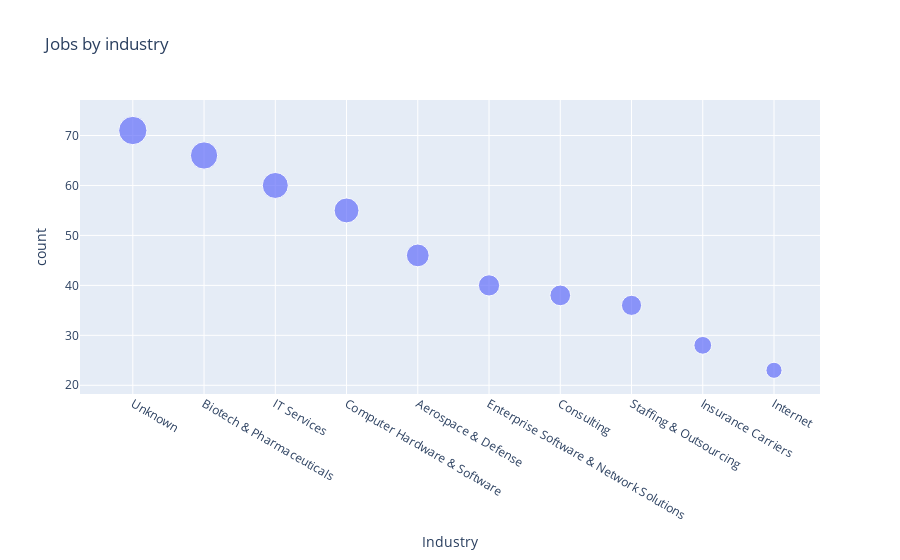

The code cell stored with this chart in its notebook:
### Code cell
fig.update_geos(
    visible=False, resolution=50, scope="usa",
    showcountries=True, countrycolor="Black",
    showsubunits=True, subunitcolor="Blue"
)

### Figure 1 — Plotly figure (JSON) as saved in the notebook; plotly's stock layout.template omitted (floating-point values rounded to 4 significant figures)
{"data": [{"hovertemplate": "Industry=%{x}<br>count=%{y}<br>percent=%{marker.size}<extra></extra>", "legendgroup": "", "marker": {"color": "#636efa", "size": [10.76, 10, 9.091, 8.333, 6.97, 6.061, 5.758, 5.455, 4.242, 3.485], "sizemode": "area", "sizeref": 0.02689, "symbol": "circle"}, "mode": "markers", "name": "", "orientation": "v", "showlegend": false, "type": "scatter", "x": ["Unknown", "Biotech & Pharmaceuticals", "IT Services", "Computer Hardware & Software", "Aerospace & Defense", "Enterprise Software & Network Solutions", "Consulting", "Staffing & Outsourcing", "Insurance Carriers", "Internet"], "xaxis": "x", "y": [71, 66, 60, 55, 46, 40, 38, 36, 28, 23], "yaxis": "y"}], "layout": {"geo": {"countrycolor": "Black", "resolution": 50, "scope": "usa", "showcountries": true, "showsubunits": true, "subunitcolor": "Blue", "visible": false}, "legend": {"itemsizing": "constant", "tracegroupgap": 0}, "title": {"text": "Jobs by industry"}, "xaxis": {"anchor": "y", "domain": [0, 1], "title": {"text": "Industry"}}, "yaxis": {"anchor": "x", "domain": [0, 1], "title": {"text": "count"}}}}
